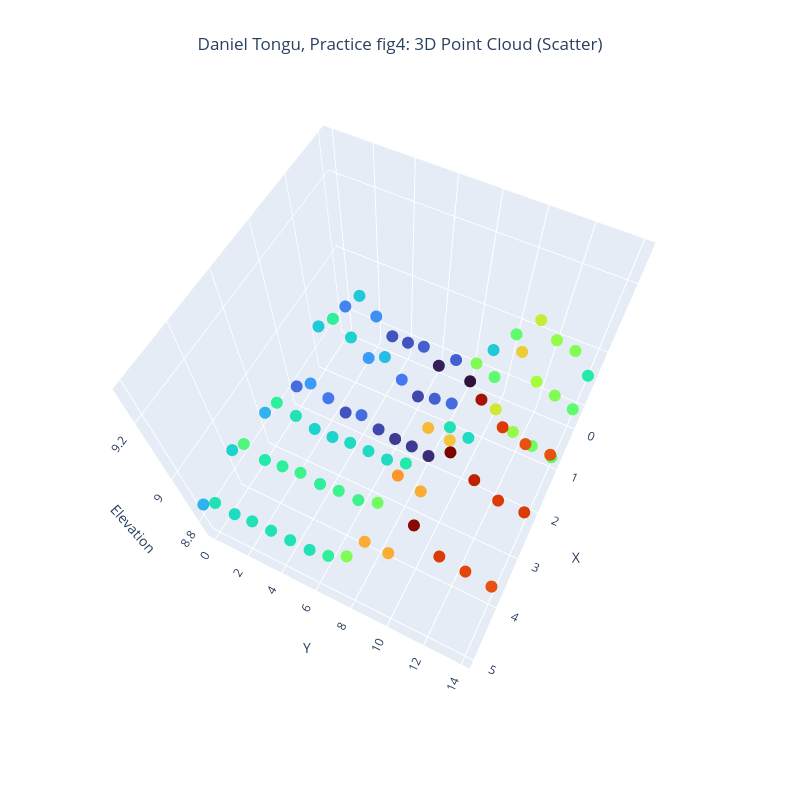

This figure's notebook cell:
### Code cell
# Create a 3D surface plot using Plotly
fig4 = go.Figure(
    data=[go.Scatter3d(
        x=X.flatten(),
        y=Y.flatten(),
        z=z1.flatten(),
        mode='markers',
        marker=dict(size=7, color=z1.flatten(), colorscale='Turbo'),
        text=z1.flatten(),
        hoverinfo='text'
    )]
)

apply_common_layout(fig4, "Daniel Tongu, Practice fig4: 3D Point Cloud (Scatter)")

fig4.show()
